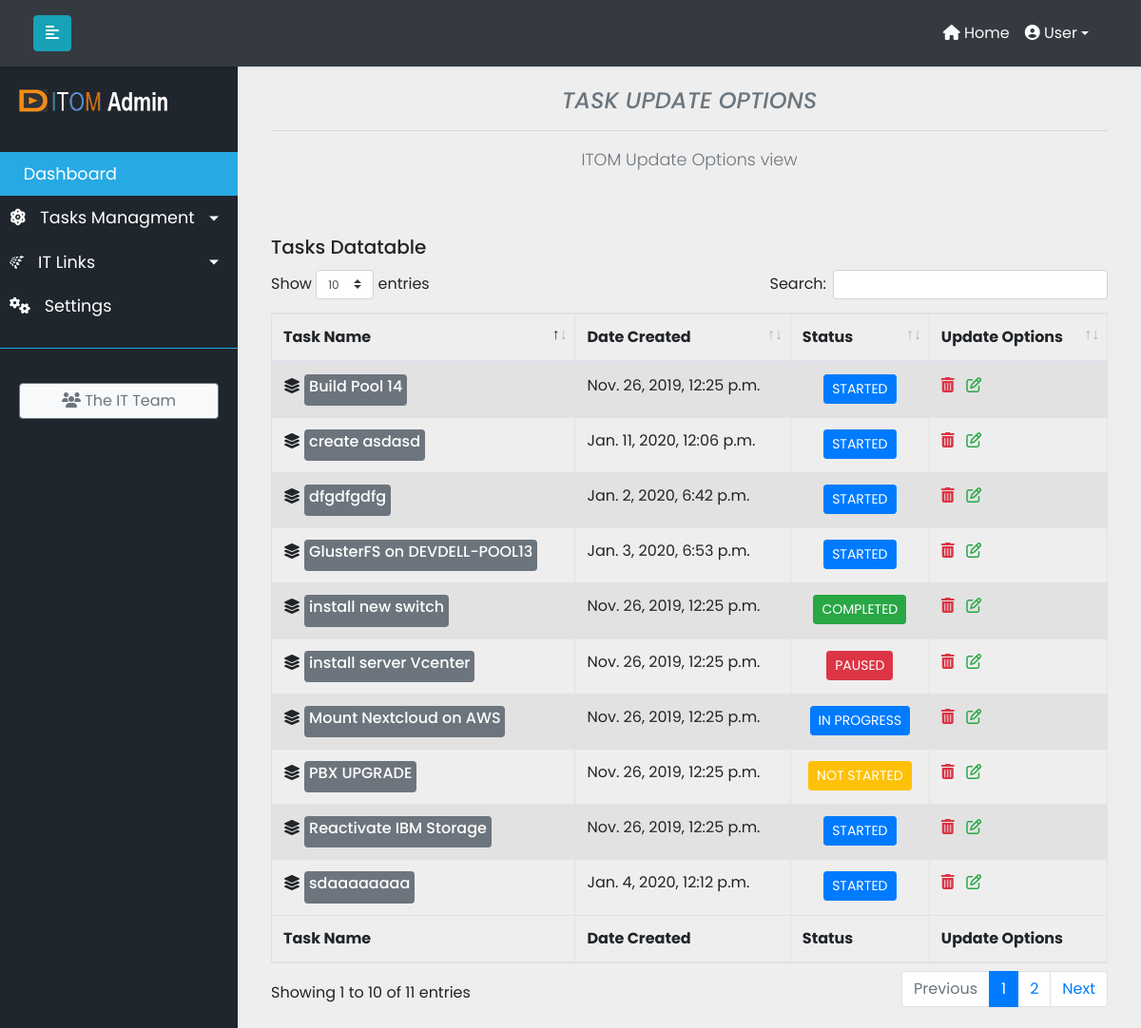
/update_task/, run on an earlier commit of the app's database.
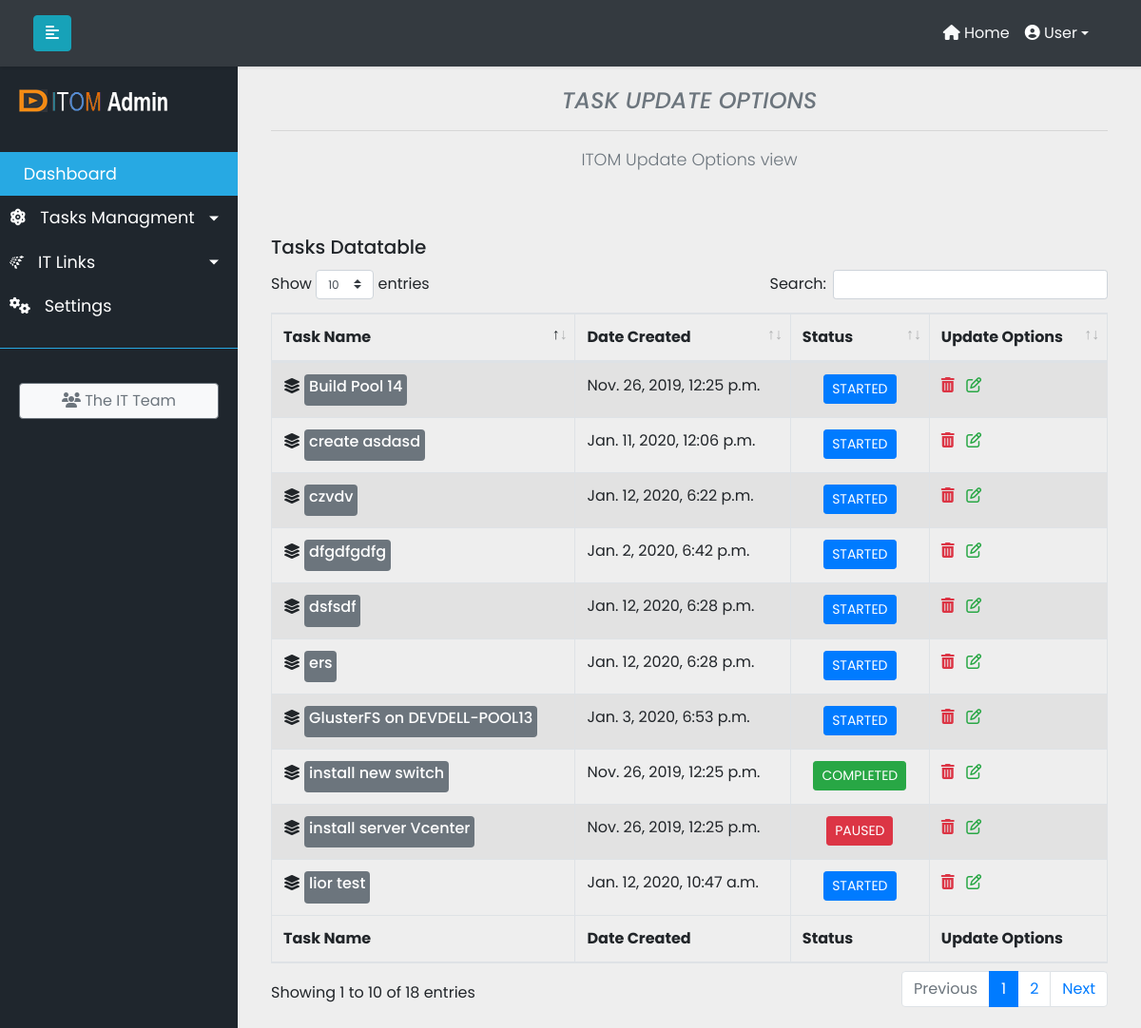
And on a later commit of the database.
### ittasks/models.py (models this page shows, shortened)
class MainTask(models.Model):
    task_title = models.CharField(max_length=200)
    global_task_info = models.TextField(max_length=500,default=None)
    complete = models.BooleanField(default=False)
    overall_precent_complete = models.PositiveIntegerField(default=0)
    created_at = models.DateTimeField(default=datetime.datetime.now())
    updated_at = models.DateTimeField(default=datetime.datetime.now())
    due_date = models.DateTimeField(default=datetime.datetime.now())
    task_location = models.CharField(max_length=400, blank=True, null=True)
    global_task_assign = models.ForeignKey(UserProfile, on_delete=models.CASCADE, related_name="global_task_assign",default=1)
    TASK_STATUS_CHOICES = [
    ('ST', 'STARTED'),
    ('NS', 'NOT STARTED'),
    ('IP', 'IN PROGRESS'),
    ('PA', 'PAUSED'),
    ('CO', 'COMPLETED'),
    ]
    task_status = models.CharField(max_length=2,choices=TASK_STATUS_CHOICES,default='NOT STARTED')

### ittasks/views.py (the view)
# urls.py: path("update_task/", UpdateListTaskView.as_view(), name="update_task"),
class UpdateListTaskView(TemplateView):
    template_name = "update_task.html"
    def get_context_data(self, **kwargs):
            context = super(UpdateListTaskView, self).get_context_data(**kwargs)
            context['cur_tasks'] = MainTask.objects.filter(complete=False)
            return context

### ittasks/templates/update_task.html (shortened to what this page needs)
{% extends 'base.html' %}
{% load static from static %}
<{% block content %}
<link href="{% static 'css/dataTables.bootstrap4.min.css' %}" rel="stylesheet">
<section class="tasks-view">
	<div class="container-fluid" id="myGroup">
	  <div class="row">
		<div class="col text-center py-5">
		  <h4 class="text-secondary text-uppercase font-italic common-title">Task Update Options</h4>
		  <hr>
		  <p class="text-muted">ITOM Update Options view</p>
		</div>
	  </div>
				<h5 class="card-title">Tasks Datatable</h5>
		{% if cur_tasks %}
				<div class="table-responsive">
					<table id="zero_config" class="table table-striped table-bordered table-hover">
						<thead>
							<tr>
								<th>Task Name</th>
								<th>Date Created</th>
								<th>Status</th>
								<th>Update Options</th>
							</tr>
						</thead>
						<tbody>
						 {% for tsobj in cur_tasks %}
							<tr>
								<td><i class="fas fa-layer-group fa-1x"></i> <span class="badge badge-secondary"><a href="#"><h6>{{tsobj.task_title}}</h6></a></span></td>
								<td>{{tsobj.created_at}}</td>
								{% if tsobj.get_task_status_display == 'STARTED' or tsobj.get_task_status_display == 'IN PROGRESS' %}
								 <td class="text-center"><button type="button" class="btn btn-primary btn-sm text-white">{{tsobj.get_task_status_display}}</button></td>
								{% elif tsobj.get_task_status_display == 'NOT STARTED' %}
								  <td class="text-center"><button type="button" class="btn btn-warning btn-sm text-white">{{tsobj.get_task_status_display}}</button></td>
								{% elif tsobj.get_task_status_display == 'PAUSED' %}
								  <td class="text-center"><button type="button" class="btn btn-danger btn-sm text-white">{{tsobj.get_task_status_display}}</button></td>
								{% elif tsobj.get_task_status_display == 'COMPLETED' %}
								  <td class="text-center"><button type="button" class="btn btn-success btn-sm text-white">{{tsobj.get_task_status_display}}</button></td>
								{% endif %}
								<td><a href="http://"><span data-toggle="tooltip" data-placement="top" title="" data-original-title="Delete {{tsobj.task_title}}"><i class="fas fa-trash-alt fa-1x text-danger"></i></span></a>    <a href="{% url 'taskid_update' tsobj.pk %}">  <span class="ml-2" data-toggle="tooltip" data-placement="top" title="" data-original-title="Update {{tsobj.task_title}}" ><i class="far fa-edit fa-1x text-success"></i></span></a></td>
							</tr>
						   {% endfor %}
						</tbody>
						<tfoot>
							<tr>
								<th>Task Name</th>
								<th>Date Created</th>
								<th>Status</th>
								<th>Update Options</th>
							</tr>
						</tfoot>
					</table>
				</div>
		{% endif %}
			</div>
		</div>
{% endblock content %}

What changed in the data, as far as the page shows it:
no longer on this page (row unchanged): MainTask: task_title "Mount Nextcloud on AWS", created_at "Nov. 26, 2019, 12:25 p.m.", task_status "IN PROGRESS"
no longer on this page (row unchanged): MainTask: task_title "PBX UPGRADE", created_at "Nov. 26, 2019, 12:25 p.m.", task_status "NOT STARTED"
no longer on this page (row unchanged): MainTask: task_title "Reactivate IBM Storage", created_at "Nov. 26, 2019, 12:25 p.m.", task_status "STARTED"
no longer on this page (row unchanged): MainTask: task_title "sdaaaaaaaa", created_at "Jan. 4, 2020, 12:12 p.m.", task_status "STARTED"
added MainTask: task_title "lior test", created_at "Jan. 12, 2020, 10:47 a.m.", task_status "STARTED"
added MainTask: task_title "czvdv", created_at "Jan. 12, 2020, 6:22 p.m.", task_status "STARTED"
added MainTask: task_title "ers", created_at "Jan. 12, 2020, 6:28 p.m.", task_status "STARTED"
added MainTask: task_title "dsfsdf", created_at "Jan. 12, 2020, 6:28 p.m.", task_status "STARTED"
Also different on the page:
text written by a page script: "Show entries Search: Showing 1 to 10 of 11 entries Previous 1 2 Next" → "Show entries Search: Showing 1 to 10 of 18 entries Previous 1 2 Next"
